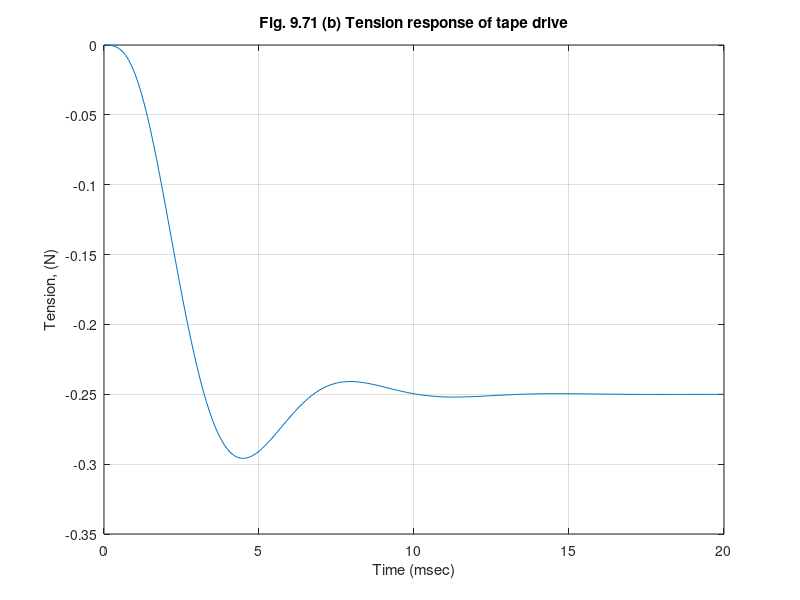

This figure's MATLAB source:
%  Figure 9.71      Feedback Control of Dynamic Systems, 4e
%                        Franklin, Powell, Emami
%
%  fig9_71.m  script to plot the Ramp and tension responses for the  
%  tape drive for the SRL design; x3 and tension
clf;
f =[0    2.0000         0         0         0;
   -0.1000   -0.3500    0.1000    0.1000    0.7500;
         0         0         0    2.0000         0;
    0.4000    0.4000   -0.4000   -1.4000         0;
         0   -0.0300         0         0   -1.0000];

g = [0;
     0;
     0;
     0;
     1];
h2 =[0     0     1     0     0];
ht=[-.2 -.2 .2 .2 0];
j = 0;
K=[.802 2.58 .489 .964 1.21];
L=[403.9; 50.6;13.1;38.6;1166.2];
ac=f-g*K-L*h2;
bc=L;
cc=K;
dc=0;
sysG=ss(f,g,h2,j);
sysD=ss(ac,bc,cc,dc);
[sysCL]=feedback(sysG,sysD)
% Inverse of closed-loop DC gain
N=1/(dcgain(sysCL));
t=0:0.1:20;
% add tension output
[acl,bcl,ccl,dcl]=ssdata(sysCL);
cclt=[ccl;ht, 0*ones(1,5)];
dclt=[dcl;0];
sysCLt=ss(acl,bcl,cclt,dclt);

% Augment with integrator
a1=0;
b1=1;
c1=1;
d1=0;
sys1=ss(a1,b1,c1,d1);
[sysCL1t]=series(sys1,sysCLt);
[y1t,t]=step(sysCL1t,t);
plot(t,N*y1t(:,1));
hold on;
plot(t,t,'--');
grid on;
xlabel('Time (msec)');
ylabel('Position, x_2, (10^{-5}m)');
title('Fig. 9.71 (a) Ramp response of tape drive');
hold off;
pause;
% Tension

plot(t,N*y1t(:,2));
grid on;
xlabel('Time (msec)');
ylabel('Tension, (N)');
title('Fig. 9.71 (b) Tension response of tape drive');
